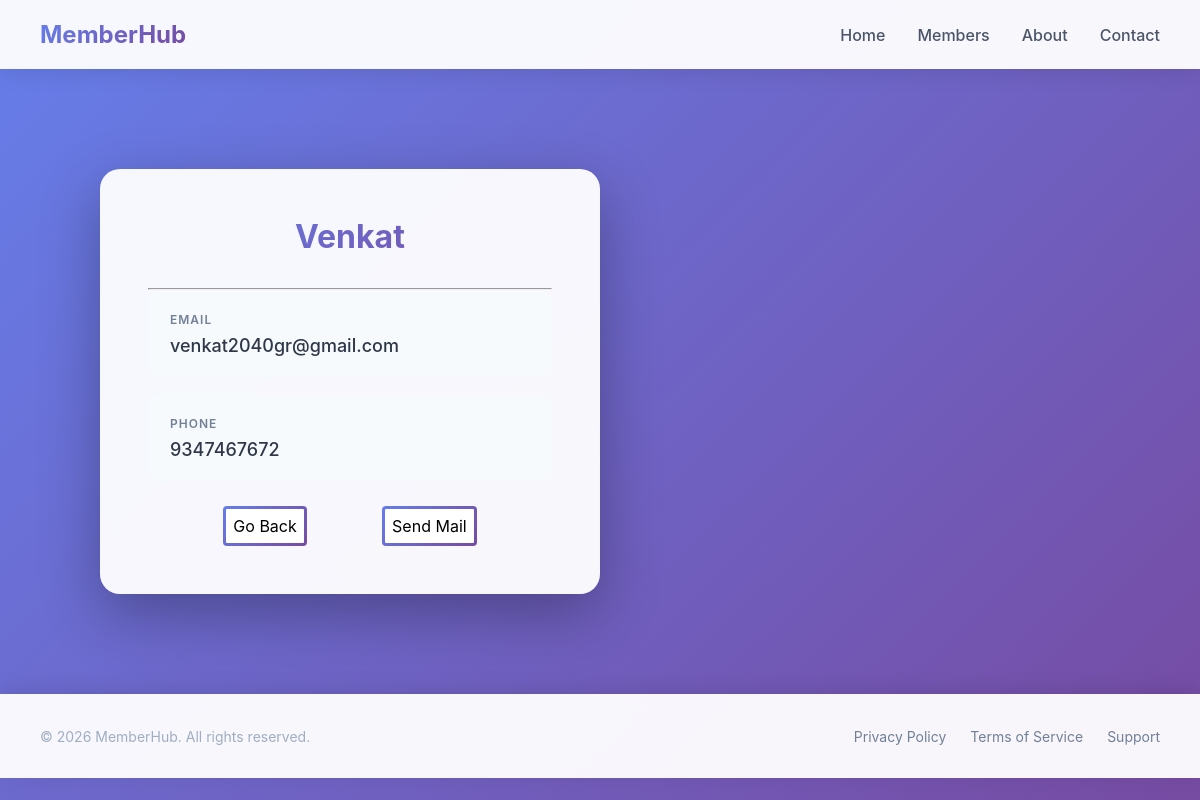
The app's page /members/details/venkat with its own data.
### app/models.py (models this page shows)
class userreg(models.Model):
    name = models.CharField(max_length=100)
    email = models.CharField(max_length=50)
    phone = models.IntegerField()
    slug = models.SlugField(default="", null=False)

### app/views.py (the view)
# urls.py: path("members/details/<slug:slug>", views.details, name="details"),
def details(request, slug):
    mymembers = userreg.objects.get(slug = slug)
    context = {
        "member" : mymembers,
    }
    return render(request, "detail.html", context)

### templates/detail.html (shortened to what this page needs)
{% extends "master.html" %}
{% load static %}
{% block content %}
    <div class="container">
        <h1>{{member.name}}</h1>
        <hr>
        <div class="info-card">
            <div class="info-label">Email</div>
            <div class="info-value">{{member.email}}</div>
        </div>
        <div class="info-card">
            <div class="info-label">Phone</div>
            <div class="info-value">{{member.phone}}</div>
        </div>
    <div class="btn_box">
        <a href="{% url 'members' %}" class="mem-go-back-btn">Go Back</a>
        <a href="{% url 'send_email' member.slug %}" class="mem-go-back-btn">Send Mail</a>
    </div>
    </div>
{% endblock %}

### static/css/myfirst.css (style rules this page uses)
* { margin: 0; padding: 0; box-sizing: border-box; }
body { font-family: -apple-system, BlinkMacSystemFont, 'Segoe UI', Roboto, Oxygen, Ubuntu, Cantarell, sans-serif; background: linear-gradient(135deg, #667eea 0%, #764ba2 100%); min-height: 100vh; display: flex; flex-direction: column; }
.container { background: rgba(255, 255, 255, 0.95); backdrop-filter: blur(10px); border-radius: 20px; padding: 48px; max-width: 500px; width: 100%; box-shadow: 0 20px 60px rgba(0, 0, 0, 0.3); animation: fadeIn 0.6s ease-out; }
h1 { font-size: 32px; font-weight: 700; color: #1a202c; margin-bottom: 32px; text-align: center; background: linear-gradient(135deg, #667eea 0%, #764ba2 100%); -webkit-background-clip: text; -webkit-text-fill-color: transparent; background-clip: text; }
.info-card { background: #f7fafc; border-radius: 12px; padding: 20px; margin-bottom: 16px; transition: all 0.3s ease; border: 2px solid transparent; }
.info-label { font-size: 12px; font-weight: 600; text-transform: uppercase; letter-spacing: 1px; color: #718096; margin-bottom: 8px; }
.info-value { font-size: 18px; color: #2d3748; font-weight: 500; }
.container { background: rgba(255, 255, 255, 0.95), transparent; backdrop-filter: blur(10px); border-radius: 20px; padding: 48px; max-width: 500px; width: 100%; box-shadow: 0 20px 60px rgba(0, 0, 0, 0.3); animation: fadeIn 0.6s ease-out; margin: 100px; }
.btn_box { display: flex; flex-direction: row; justify-content: space-evenly; align-items: center; }
.mem-go-back-btn { margin-top: 8px; text-decoration: none; background-color: white; padding: 7px; border: 3px solid transparent; background-image: linear-gradient(white, white), linear-gradient(135deg, #667eea 0%, #764ba2 100%); background-origin: border-box; background-clip: padding-box, border-box; border-radius: 4px; color: black; transition: background-color 1s ease, color 0.3s ease, transform 0.3s ease; }

### records on screen
userreg: name "Venkat", email "venkat2040gr@gmail.com", phone "9347467672"
